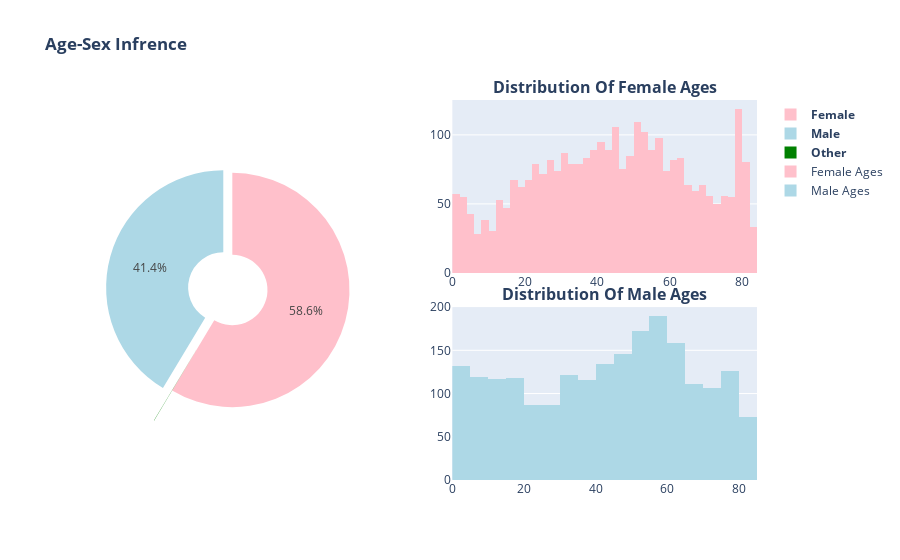

Source (notebook cell):
### Markdown cell above
The dataset is clearly imbalances. Let's have a better overview of some of the features relations.

### Code cell
fig = make_subplots(
    rows=2, cols=2,subplot_titles=('','<b>Distribution Of Female Ages<b>','<b>Distribution Of Male Ages<b>','Residuals'),
    vertical_spacing=0.09,
    specs=[[{"type": "pie","rowspan": 2}       ,{"type": "histogram"}] ,
           [None                               ,{"type": "histogram"}]            ,                                      
          ]
)

fig.add_trace(
    go.Pie(values=s_data.gender.value_counts().values,labels=['<b>Female<b>','<b>Male<b>','<b>Other<b>'],hole=0.3,pull=[0,0.08,0.3],marker_colors=['pink','lightblue','green'],textposition='inside'),
    row=1, col=1
)

fig.add_trace(
    go.Histogram(
        x=s_data.query('gender=="Female"').age,marker= dict(color='pink'),name='Female Ages'
    ),
    row=1, col=2
)


fig.add_trace(
    go.Histogram(
        x=s_data.query('gender=="Male"').age,marker= dict(color='lightblue'),name='Male Ages'
    ),
    row=2, col=2
)


fig.update_layout(
    height=800,
    showlegend=True,
    title_text="<b>Age-Sex Infrence<b>",
)

fig.show()

### Figure 1 — Plotly figure (JSON) as saved in the notebook; plotly's stock layout.template omitted (floating-point values rounded to 4 significant figures; data arrays with more than 128 entries replaced by an {"elided": "..."} marker saying what was removed)
{"data": [{"domain": {"x": [0, 0.45], "y": [0, 1]}, "hole": 0.3, "labels": ["<b>Female<b>", "<b>Male<b>", "<b>Other<b>"], "marker": {"colors": ["pink", "lightblue", "green"]}, "pull": [0, 0.08, 0.3], "textposition": "inside", "type": "pie", "values": [2994, 2115, 1]}, {"marker": {"color": "pink"}, "name": "Female Ages", "type": "histogram", "x": {"elided": "2994 float values"}, "xaxis": "x", "yaxis": "y"}, {"marker": {"color": "lightblue"}, "name": "Male Ages", "type": "histogram", "x": {"elided": "2115 float values"}, "xaxis": "x2", "yaxis": "y2"}], "layout": {"annotations": [{"font": {"size": 16}, "showarrow": false, "text": "<b>Distribution Of Female Ages<b>", "x": 0.775, "xanchor": "center", "xref": "paper", "y": 1, "yanchor": "bottom", "yref": "paper"}, {"font": {"size": 16}, "showarrow": false, "text": "<b>Distribution Of Male Ages<b>", "x": 0.775, "xanchor": "center", "xref": "paper", "y": 0.455, "yanchor": "bottom", "yref": "paper"}], "autosize": true, "showlegend": true, "title": {"text": "<b>Age-Sex Infrence<b>"}, "xaxis": {"anchor": "y", "autorange": true, "domain": [0.55, 1], "range": [0, 84], "type": "linear"}, "xaxis2": {"anchor": "y2", "autorange": true, "domain": [0.55, 1], "range": [0, 85], "type": "linear"}, "yaxis": {"anchor": "x", "autorange": true, "domain": [0.545, 1], "range": [0, 125.3]}, "yaxis2": {"anchor": "x2", "autorange": true, "domain": [0, 0.455], "range": [0, 200]}}}
